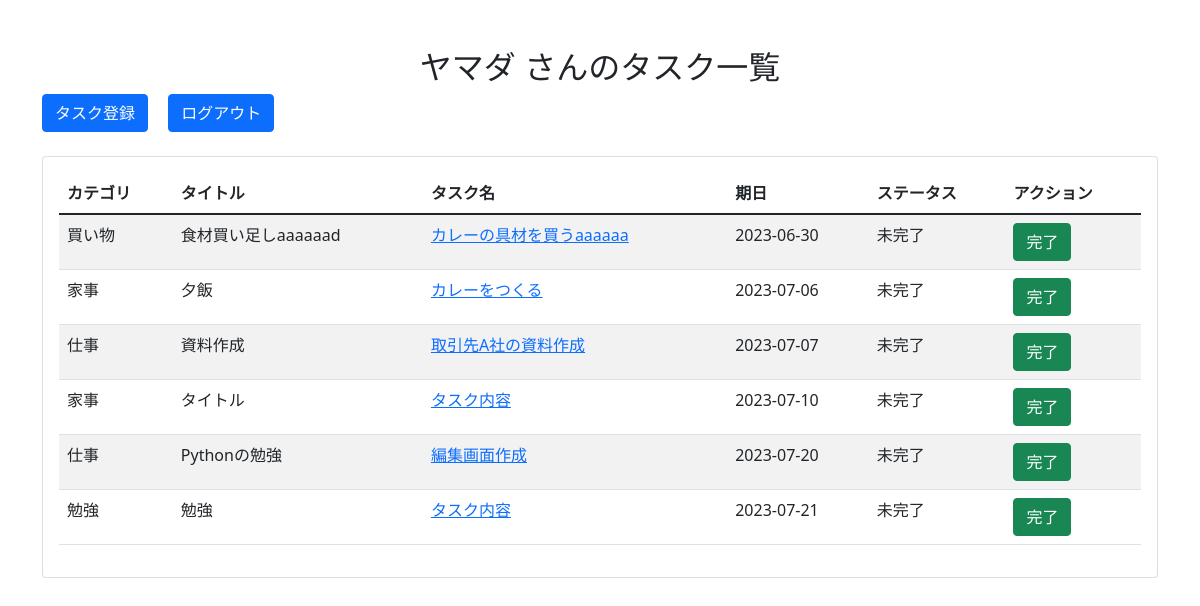
Page /todo_apps/top (signed in) on the earlier database version.
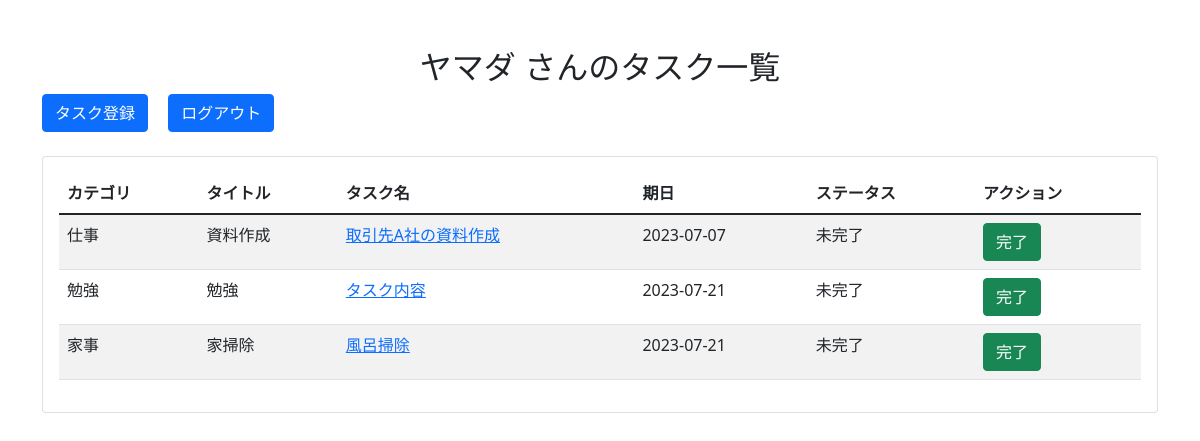
Same page on the later database version.
### models.py (models this page shows)
class TodoCategory(Base):
    __tablename__ = 'todo_category'
    id = Column(Integer, primary_key=True)
    category_name = Column(String, nullable=False)

class Todo(Base):
    __tablename__ = 'todo'
    id = Column(Integer, primary_key=True)
    title = Column(String, nullable=False)
    content = Column(String, nullable=False)
    memo = Column(Text)
    status = Column(Integer, default=0)
    due_date = Column(DateTime, nullable=False)
    category_id = Column(Integer, ForeignKey('todo_category.id'))
    user_id = Column(Integer, ForeignKey('user.id'))
    user = relationship("User", backref="todos")
    category = relationship("TodoCategory", backref="todos")

### views.py (the view)
@app.route("/todo_apps/top")
def top():
    todos = business_logic.find_todo_all(session["u_id"])
    return render_template("top.html", todos=todos)

### business_logic.py (called while the page is built)
def find_todo_all(u_id):
    todo_list = data_access.find_todo_all(u_id)
    todos = []
    for todo in todo_list:
        todo_item = {
            "id": todo.id,
            "title": todo.title,
            "category": todo.category.category_name,
            "content": todo.content,
            "due_date": f"{todo.due_date:%Y-%m-%d}",
            "status": "未完了" if todo.status == consts.STATUS_INCOMPLETE else "完了"
        }
        todos.append(todo_item)
    return todos

### data_access.py (called while the page is built)
def get_session():
    db_path = os.path.join('sqlite:///', 'db', 'todo.db')
    engine = create_engine(db_path)
    Session = sessionmaker(bind=engine)
    session = Session()
    return session

def find_todo_all(u_id):
    session = get_session()
    todo_list = session.query(Todo).filter(Todo.user_id == u_id, Todo.status == consts.STATUS_INCOMPLETE).order_by(Todo.due_date.asc()).all()
    return todo_list

### templates/top.html (shortened to what this page needs)
{% extends "base.html" %}
{% block main %}
<div class="container mt-5">
  <h2 class="text-center">{{ session["name"] }} さんのタスク一覧</h2>
  <a href="{{ url_for('show_create') }}" class="btn btn-primary me-3">タスク登録</a>
  <a href="{{ url_for('logout') }}" id="logout" class="btn btn-primary">ログアウト</a>
  <div class="card mt-4">
    <div class="card-body">
      <table class="table table-striped">
        <thead>
          <tr>
            <th>カテゴリ</th>
            <th>タイトル</th>
            <th>タスク名</th>
            <th>期日</th>
            <th>ステータス</th>
            <th>アクション</th>
          </tr>
        </thead>
        <tbody>
          {% for todo_item in todos %}
          <tr>
            <td>{{ todo_item["category"] }}</td>
            <td>{{ todo_item["title"] }}</td>
            <td><a href="{{ url_for('show_detail', t_id=todo_item['id']) }}">{{ todo_item["content"] }}</a></td>
            <td>{{ todo_item["due_date"] }}</td>
            <td>{{ todo_item["status"] }}</td>
            <td><a href="{{ url_for('update_todo_done', t_id=todo_item['id']) }}" class="btn btn-success">完了</a></td>
          </tr>
          {% endfor %}
        </tbody>
      </table>
    </div>
  </div>
</div>
{% endblock %}

Differences in the rows shown:
no longer on this page (row unchanged): TodoCategory: category "買い物"
no longer on this page (row edited): Todo: title "食材買い足しaaaaaad", content "カレーの具材を買うaaaaaa"
removed Todo: title "夕飯", content "カレーをつくる"
removed Todo: title "タイトル", content "タスク内容"
removed Todo: title "Pythonの勉強", content "編集画面作成"
added Todo: title "家掃除", content "風呂掃除"
Other differences:
new list line: "家事"
new list line: "2023-07-21 未完了 完了"
list line gone: "2023-06-30 未完了 完了"
list line gone: "家事"
list line gone: "2023-07-06 未完了 完了"
list line gone: "2023-07-10 未完了 完了"
list line gone: "仕事"
list line gone: "2023-07-20 未完了 完了"
